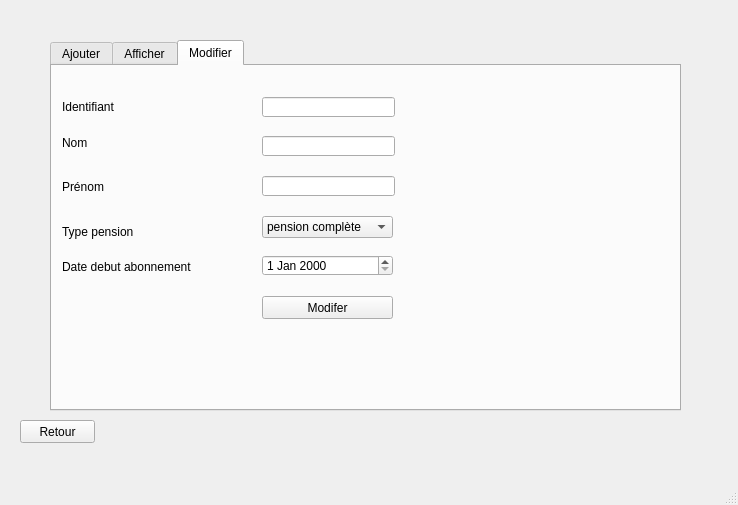
<?xml version="1.0" encoding="UTF-8"?>
<ui version="4.0">
 <class>gestionAboWindow</class>
 <widget class="QMainWindow" name="gestionAboWindow">
  <property name="geometry">
   <rect>
    <x>0</x>
    <y>0</y>
    <width>738</width>
    <height>505</height>
   </rect>
  </property>
  <property name="windowTitle">
   <string>MainWindow</string>
  </property>
  <widget class="QWidget" name="centralwidget">
   <widget class="QPushButton" name="Retour">
    <property name="geometry">
     <rect>
      <x>20</x>
      <y>420</y>
      <width>75</width>
      <height>23</height>
     </rect>
    </property>
    <property name="text">
     <string>Retour</string>
    </property>
   </widget>
   <widget class="QTabWidget" name="tabWidget">
    <property name="geometry">
     <rect>
      <x>50</x>
      <y>40</y>
      <width>631</width>
      <height>371</height>
     </rect>
    </property>
    <property name="currentIndex">
     <number>2</number>
    </property>
    <widget class="QWidget" name="tab">
     <attribute name="title">
      <string>Ajouter</string>
     </attribute>
     <widget class="QLabel" name="label">
      <property name="geometry">
       <rect>
        <x>9</x>
        <y>40</y>
        <width>91</width>
        <height>16</height>
       </rect>
      </property>
      <property name="text">
       <string>Identifiant</string>
      </property>
     </widget>
     <widget class="QLabel" name="label_2">
      <property name="geometry">
       <rect>
        <x>9</x>
        <y>80</y>
        <width>71</width>
        <height>16</height>
       </rect>
      </property>
      <property name="text">
       <string>Nom</string>
      </property>
     </widget>
     <widget class="QLabel" name="label_3">
      <property name="geometry">
       <rect>
        <x>9</x>
        <y>120</y>
        <width>91</width>
        <height>16</height>
       </rect>
      </property>
      <property name="text">
       <string>Prénom</string>
      </property>
     </widget>
     <widget class="QLineEdit" name="lineEdit_id">
      <property name="geometry">
       <rect>
        <x>190</x>
        <y>40</y>
        <width>133</width>
        <height>20</height>
       </rect>
      </property>
     </widget>
     <widget class="QLineEdit" name="lineEdit_nom">
      <property name="geometry">
       <rect>
        <x>190</x>
        <y>80</y>
        <width>133</width>
        <height>20</height>
       </rect>
      </property>
     </widget>
     <widget class="QLineEdit" name="lineEdit_prenom">
      <property name="geometry">
       <rect>
        <x>190</x>
        <y>120</y>
        <width>133</width>
        <height>20</height>
       </rect>
      </property>
     </widget>
     <widget class="QPushButton" name="pb_ajouter">
      <property name="geometry">
       <rect>
        <x>190</x>
        <y>240</y>
        <width>131</width>
        <height>23</height>
       </rect>
      </property>
      <property name="text">
       <string>Ajouter</string>
      </property>
     </widget>
     <widget class="QLabel" name="label_8">
      <property name="geometry">
       <rect>
        <x>9</x>
        <y>160</y>
        <width>111</width>
        <height>16</height>
       </rect>
      </property>
      <property name="text">
       <string>Type pension</string>
      </property>
     </widget>
     <widget class="QDateEdit" name="dateEdit">
      <property name="geometry">
       <rect>
        <x>190</x>
        <y>200</y>
        <width>131</width>
        <height>20</height>
       </rect>
      </property>
     </widget>
     <widget class="QLabel" name="label_9">
      <property name="geometry">
       <rect>
        <x>9</x>
        <y>200</y>
        <width>231</width>
        <height>16</height>
       </rect>
      </property>
      <property name="text">
       <string>Date début abonnement</string>
      </property>
     </widget>
     <widget class="QComboBox" name="type_pension">
      <property name="geometry">
       <rect>
        <x>190</x>
        <y>160</y>
        <width>131</width>
        <height>22</height>
       </rect>
      </property>
      <item>
       <property name="text">
        <string>pension complète</string>
       </property>
      </item>
      <item>
       <property name="text">
        <string>demi pension</string>
       </property>
      </item>
      <item>
       <property name="text">
        <string>demi pension + petit déjeuner</string>
       </property>
      </item>
     </widget>
    </widget>
    <widget class="QWidget" name="tab_2">
     <attribute name="title">
      <string>Afficher</string>
     </attribute>
     <widget class="QTableView" name="tabetudiant">
      <property name="geometry">
       <rect>
        <x>10</x>
        <y>10</y>
        <width>441</width>
        <height>211</height>
       </rect>
      </property>
     </widget>
     <widget class="QPushButton" name="pushButton_calculernbrepresence">
      <property name="geometry">
       <rect>
        <x>70</x>
        <y>240</y>
        <width>261</width>
        <height>23</height>
       </rect>
      </property>
      <property name="text">
       <string>calculer nombre presence</string>
      </property>
     </widget>
     <widget class="QLabel" name="label_presence">
      <property name="geometry">
       <rect>
        <x>340</x>
        <y>240</y>
        <width>41</width>
        <height>31</height>
       </rect>
      </property>
      <property name="text">
       <string/>
      </property>
     </widget>
     <widget class="QPushButton" name="pb_supprimer">
      <property name="geometry">
       <rect>
        <x>480</x>
        <y>171</y>
        <width>131</width>
        <height>23</height>
       </rect>
      </property>
      <property name="text">
       <string>Supprimer</string>
      </property>
     </widget>
     <widget class="QGroupBox" name="groupBox">
      <property name="geometry">
       <rect>
        <x>480</x>
        <y>10</y>
        <width>120</width>
        <height>80</height>
       </rect>
      </property>
      <property name="title">
       <string>trier</string>
      </property>
      <widget class="QWidget" name="layoutWidget">
       <property name="geometry">
        <rect>
         <x>20</x>
         <y>20</y>
         <width>77</width>
         <height>54</height>
        </rect>
       </property>
       <layout class="QVBoxLayout" name="verticalLayout">
        <item>
         <widget class="QPushButton" name="pushButton_2">
          <property name="text">
           <string>trier par nom</string>
          </property>
         </widget>
        </item>
        <item>
         <widget class="QPushButton" name="pushButton_trier_id">
          <property name="text">
           <string>trier par id</string>
          </property>
         </widget>
        </item>
       </layout>
      </widget>
     </widget>
     <widget class="QLineEdit" name="lineEdit">
      <property name="geometry">
       <rect>
        <x>480</x>
        <y>145</y>
        <width>131</width>
        <height>20</height>
       </rect>
      </property>
     </widget>
     <widget class="QLabel" name="label_12">
      <property name="geometry">
       <rect>
        <x>500</x>
        <y>121</y>
        <width>80</width>
        <height>18</height>
       </rect>
      </property>
      <property name="text">
       <string>Identifiant</string>
      </property>
     </widget>
    </widget>
    <widget class="QWidget" name="tab_4">
     <attribute name="title">
      <string>Modifier</string>
     </attribute>
     <widget class="QLabel" name="label_5">
      <property name="geometry">
       <rect>
        <x>10</x>
        <y>30</y>
        <width>91</width>
        <height>21</height>
       </rect>
      </property>
      <property name="text">
       <string>Identifiant</string>
      </property>
     </widget>
     <widget class="QLabel" name="label_6">
      <property name="geometry">
       <rect>
        <x>10</x>
        <y>70</y>
        <width>47</width>
        <height>13</height>
       </rect>
      </property>
      <property name="text">
       <string>Nom</string>
      </property>
     </widget>
     <widget class="QLabel" name="label_7">
      <property name="geometry">
       <rect>
        <x>10</x>
        <y>110</y>
        <width>101</width>
        <height>21</height>
       </rect>
      </property>
      <property name="text">
       <string>Prénom</string>
      </property>
     </widget>
     <widget class="QLineEdit" name="lineEdit_id_2">
      <property name="geometry">
       <rect>
        <x>210</x>
        <y>31</y>
        <width>133</width>
        <height>20</height>
       </rect>
      </property>
     </widget>
     <widget class="QLineEdit" name="lineEdit_nom_2">
      <property name="geometry">
       <rect>
        <x>210</x>
        <y>70</y>
        <width>133</width>
        <height>20</height>
       </rect>
      </property>
     </widget>
     <widget class="QLineEdit" name="lineEdit_prenom_2">
      <property name="geometry">
       <rect>
        <x>210</x>
        <y>110</y>
        <width>133</width>
        <height>20</height>
       </rect>
      </property>
     </widget>
     <widget class="QPushButton" name="modifier_etu">
      <property name="geometry">
       <rect>
        <x>210</x>
        <y>230</y>
        <width>131</width>
        <height>23</height>
       </rect>
      </property>
      <property name="text">
       <string>Modifer</string>
      </property>
     </widget>
     <widget class="QLabel" name="label_10">
      <property name="geometry">
       <rect>
        <x>10</x>
        <y>150</y>
        <width>111</width>
        <height>31</height>
       </rect>
      </property>
      <property name="text">
       <string>Type pension</string>
      </property>
     </widget>
     <widget class="QLabel" name="label_11">
      <property name="geometry">
       <rect>
        <x>10</x>
        <y>190</y>
        <width>191</width>
        <height>21</height>
       </rect>
      </property>
      <property name="text">
       <string>Date debut abonnement</string>
      </property>
     </widget>
     <widget class="QDateEdit" name="dateEdit_2">
      <property name="geometry">
       <rect>
        <x>210</x>
        <y>189</y>
        <width>131</width>
        <height>21</height>
       </rect>
      </property>
     </widget>
     <widget class="QComboBox" name="lineEdit_3">
      <property name="geometry">
       <rect>
        <x>210</x>
        <y>150</y>
        <width>131</width>
        <height>22</height>
       </rect>
      </property>
      <item>
       <property name="text">
        <string>pension complète</string>
       </property>
      </item>
      <item>
       <property name="text">
        <string>demi pension</string>
       </property>
      </item>
      <item>
       <property name="text">
        <string>demi pension + petit déjeuner</string>
       </property>
      </item>
     </widget>
    </widget>
   </widget>
  </widget>
  <widget class="QMenuBar" name="menubar">
   <property name="geometry">
    <rect>
     <x>0</x>
     <y>0</y>
     <width>738</width>
     <height>21</height>
    </rect>
   </property>
  </widget>
  <widget class="QStatusBar" name="statusbar"/>
 </widget>
 <resources/>
 <connections/>
</ui>
